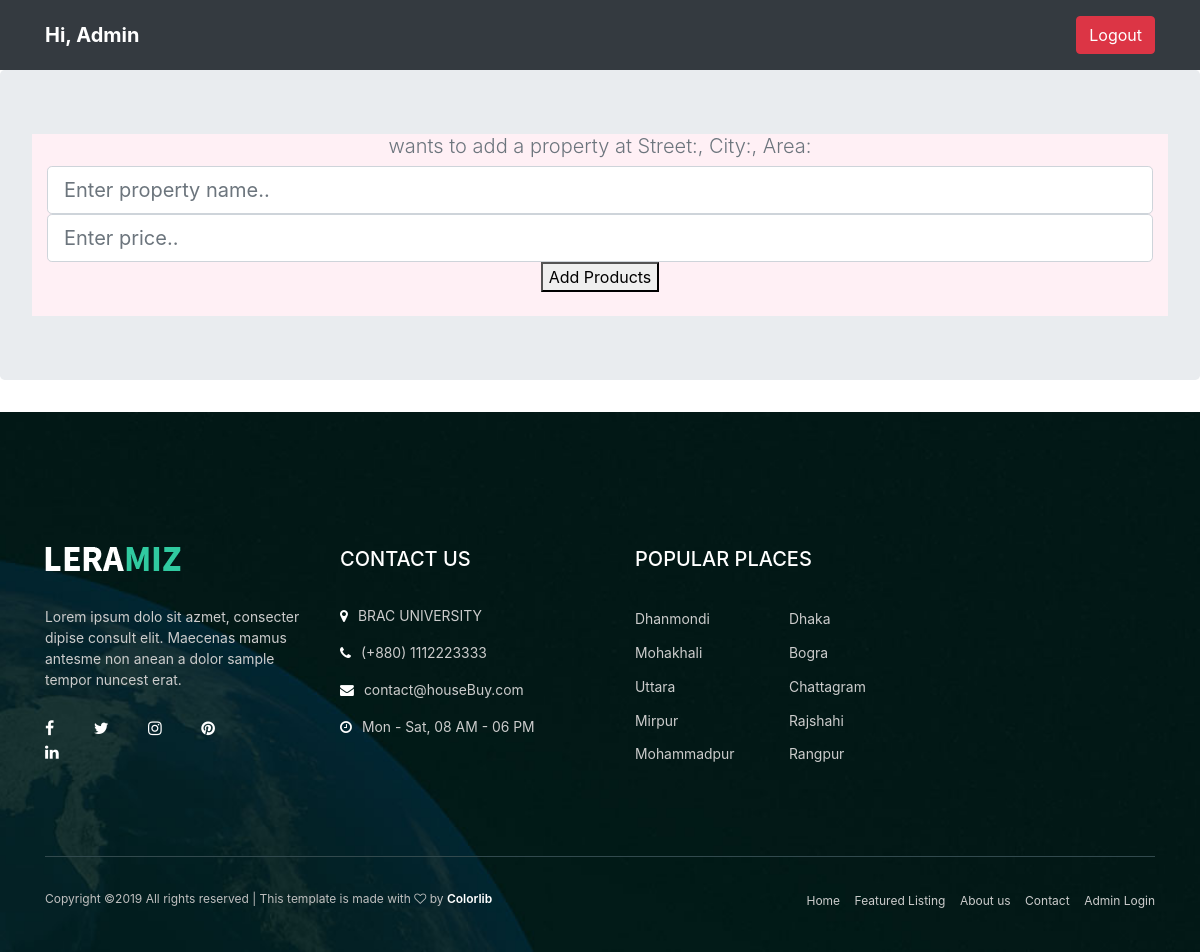
Before: /adminForm.php?id=12 (signed in) with the older database file.
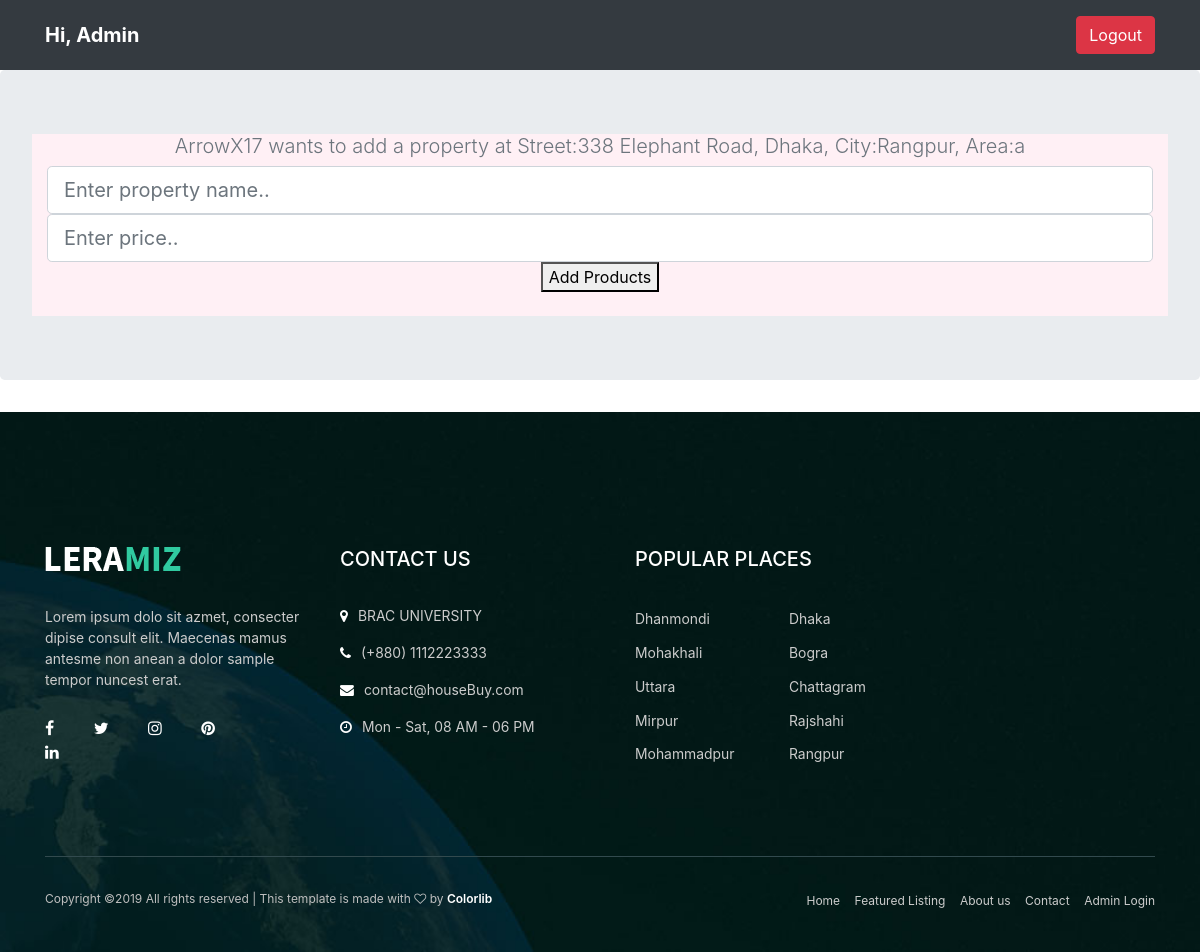
After: the same page with the newer database file.
### tables this page shows
CREATE TABLE IF NOT EXISTS `preproperty` (
  `PRE_ID` int(11) NOT NULL AUTO_INCREMENT,
  `USERNAME` varchar(10) NOT NULL,
  `verify` int(11) NOT NULL,
  `bedroom` int(11) NOT NULL,
  `washroom` int(11) NOT NULL,
  `balcony` int(11) NOT NULL,
  `size` int(11) NOT NULL,
  `street` varchar(200) NOT NULL,
  `city` varchar(50) NOT NULL,
  `area` varchar(50) NOT NULL,
  `Description` varchar(2000) NOT NULL,
  `Image1` longblob,
  `Image2` longblob,
  `Image3` longblob,
  `Image4` longblob,
  `Image5` longblob,
  `floor1` longblob,
  `floor2` longblob,
  `floor3` longblob,
  `floor4` longblob,
  `floor5` longblob,
  PRIMARY KEY (`PRE_ID`,`USERNAME`),
  KEY `USERNAME` (`USERNAME`)
);

### adminForm.php (the view, shortened to what this page needs)
<?php
  include_once 'resources/Database.php';
  $id = $_GET['id'];
  $stmt=$db->prepare("SELECT * from preproperty WHERE PRE_ID=?");
  $stmt->execute([$id]);
  $row=$stmt->fetch();
  ?>
  <!doctype html>
  <html lang="en">
    <head>
    	<link rel="stylesheet" href="css/bootstrap.min.css"/>
    	<link rel="stylesheet" href="css/font-awesome.min.css"/>
    	<link rel="stylesheet" href="css/animate.css"/>
    	<link rel="stylesheet" href="css/owl.carousel.css"/>
    	<link rel="stylesheet" href="css/style.css"/>
    	<link rel="stylesheet" href="css/custom.css"/>
      <link rel="stylesheet" href="https://maxcdn.bootstrapcdn.com/bootstrap/4.0.0/css/bootstrap.min.css">
    </head>
    <body>
      <?php
      if(isset($_SESSION['username'])){
      ?>
      <header>
        <div class="navbar navbar-dark bg-dark box-shadow">
           <div class="container d-flex justify-content-between">
              <a href="#" class="navbar-brand d-flex align-items-center">
                 <strong>Hi, Admin</strong>
              </a>
              <div class="pull-right">
                  <form method="post">
                      <button name="logout" class="btn btn-danger my-2">Logout</button>
                  </form>
              </div>
          </div>
        </div>
      </header>
  <?php
  }
  if(isset($_SESSION['username']))
  {
?>
<section class="jumbotron text-center">
        <div class="container" style="background-color:lavenderblush">
     <h3 class="lead text-muted"><?php echo "{$row['USERNAME']} wants to add a property  at Street:{$row['street']}, City:{$row['city']}, Area:{$row['area']}" ?></h3>
     <form method="post" action="" enctype="multipart/form-data">
        <input type="propertyname" name="propertyname" placeholder="Enter property name.." class="form-control form-control-lg" >
        <input type="number" name="price" placeholder="Enter price.." class="form-control form-control-lg" >
        <button type="submit"  name="btn-add"> Add Products</button>
     </form>
    <br>
  </div>
</section>
  <?php
  }
  else{
  ?>
  <h2 style="color:#30CAA0">You must be logged in to see this page.<a href="loginAdmin.php"> Login here.</a></h2>
  <?php
  }
  include_once 'common/footer.php';
  ?>

### common/footer.php (shortened to what this page needs)
<footer class="footer-section set-bg" data-setbg="img/footer-bg.jpg">
  <div class="container">
    <div class="row">
      <div class="col-lg-3 col-md-6 footer-widget">
        <img src="img/logo.png" alt="">
        <p>Lorem ipsum dolo sit azmet, consecter dipise consult  elit. Maecenas mamus antesme non anean a dolor sample tempor nuncest erat.</p>
        <div class="social">
          <a href="https://www.facebook.com"><i class="fa fa-facebook"></i></a>
          <a href="https://www.twitter.com"><i class="fa fa-twitter"></i></a>
          <a href="https://www.instagram.com"><i class="fa fa-instagram"></i></a>
          <a href="https://www.pinterest.com/"><i class="fa fa-pinterest"></i></a>
          <a href="https://www.linkedin.com/"><i class="fa fa-linkedin"></i></a>
        </div>
      </div>
      <div class="col-lg-3 col-md-6 footer-widget">
        <div class="contact-widget">
          <h5 class="fw-title">CONTACT US</h5>
          <p><i class="fa fa-map-marker"></i>BRAC UNIVERSITY </p>
          <p><i class="fa fa-phone"></i>(+880) 1112223333</p>
          <p><i class="fa fa-envelope"></i>contact@houseBuy.com</p>
          <p><i class="fa fa-clock-o"></i>Mon - Sat, 08 AM - 06 PM</p>
        </div>
      </div>
      <div class="col-lg-3 col-md-6 footer-widget">
        <div class="double-menu-widget">
          <h5 class="fw-title">POPULAR PLACES</h5>
          <ul>
            <li><a href="">Dhanmondi</a></li>
            <li><a href="">Mohakhali</a></li>
            <li><a href="">Uttara</a></li>
            <li><a href="">Mirpur</a></li>
            <li><a href="">Mohammadpur</a></li>
          </ul>
          <ul>
            <li><a href="">Dhaka</a></li>
            <li><a href="">Bogra</a></li>
            <li><a href="">Chattagram</a></li>
            <li><a href="">Rajshahi</a></li>
            <li><a href="">Rangpur</a></li>
          </ul>
        </div>
      </div>
    </div>
    <div class="footer-bottom">
      <div class="footer-nav">
        <ul>
          <li><a href="index.php">Home</a></li>
          <li><a href="categories.php">Featured Listing</a></li>
          <li><a href="about.php">About us</a></li>
          <li><a href="contact.php">Contact</a></li>
          <li><a href="loginAdmin.php">Admin Login</a></li>
        </ul>
      </div>
      <div class="copyright">
        <p>
Copyright &copy;<script>document.write(new Date().getFullYear());</script> All rights reserved | This template is made with <i class="fa fa-heart-o" aria-hidden="true"></i> by <a href="https://colorlib.com" target="_blank">Colorlib</a>
</p>
      </div>
    </div>
  </div>
</footer>
</body>
</html>

### css/style.css (style rules this page uses)
html, body { height: 100%; font-family: 'Source Sans Pro', sans-serif; -webkit-font-smoothing: antialiased; font-smoothing: antialiased; }
h1, h2, h3, h4, h5, h6 { margin: 0; font-weight: 600; color: #252525; }
h3 { font-size: 30px; }
h5 { font-size: 20px; }
p { font-size: 13.9px; color: #707070; }
img { max-width: 100%; }
ul, ol { padding: 0; margin: 0; }
.set-bg { background-repeat: no-repeat; background-size: cover; background-position: top center; }
.footer-section { padding-top: 125px; padding-bottom: 25px; }
.footer-widget p { color: #ccc; }
.footer-widget img { margin-bottom: 30px; }
.footer-widget .social { padding-top: 10px; }
.footer-widget .social a { color: #fff; font-size: 16px; margin-right: 35px; }
.footer-widget .fw-title { padding-top: 10px; text-transform: uppercase; margin-bottom: 35px; color: #fff; }
.footer-widget .contact-widget { padding-left: 10px; }
.footer-widget .contact-widget p i { color: #fff; margin-right: 10px; }
.footer-widget .double-menu-widget { padding-left: 20px; }
.footer-widget .double-menu-widget ul { list-style: none; display: inline-block; }
.footer-widget .double-menu-widget ul a { font-size: 13.9px; color: #cccccc; display: inline-block; margin-bottom: 10px; position: relative; right: 0; -webkit-transition: all 0.4s; -o-transition: all 0.4s; transition: all 0.4s; position: relative; }
.footer-widget .double-menu-widget ul a:after { font-family: 'FontAwesome'; content: "\f101"; position: absolute; left: -20px; top: 0; color: #30caa0; opacity: 0; -webkit-transition: all 0.4s; -o-transition: all 0.4s; transition: all 0.4s; }
.footer-widget .double-menu-widget ul:last-child { margin-left: 50px; }
.footer-bottom { overflow: hidden; padding-top: 30px; margin-top: 65px; border-top: 1px solid #324a4e; }
.footer-nav { float: right; }
.footer-nav ul { list-style: none; }
.footer-nav ul li { display: inline; }
.footer-nav ul li a { display: inline-block; color: #cccccc; margin-left: 10px; font-size: 12px; }
.copyright { float: left; padding-top: 3px; }
.copyright p { font-size: 12px; margin-bottom: 0; color: #bfbfbf; }
.copyright p a { font-weight: 600; color: #fff; }
@media (min-width: 1200px) { .container { max-width: 1170px; } }

Changed rows visible on the page:
added preproperty: USERNAME "ArrowX17", street "338 Elephant Road, Dhaka", city "Rangpur", area "a"
